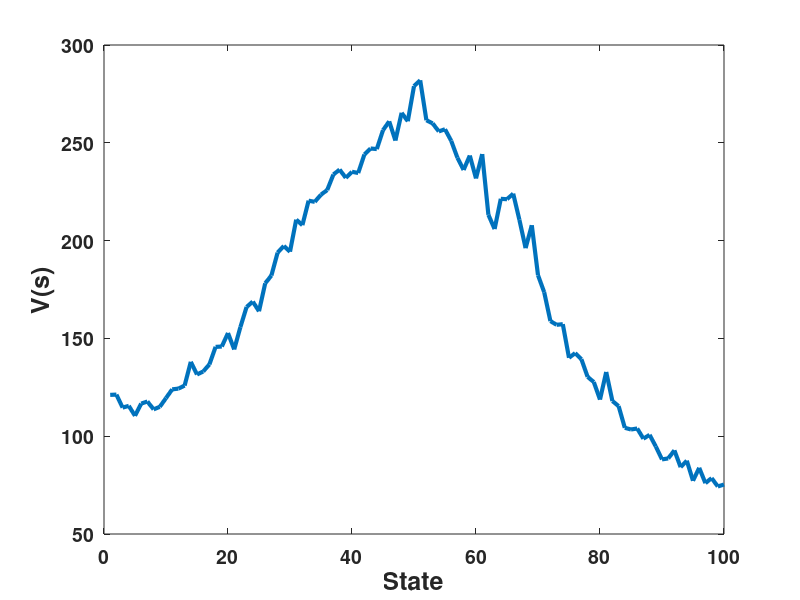

The MATLAB script that drew this image:
clc;
clear
close all

N               = 100;
V               = zeros(N,1);
Returns         = cell(N,1);

for Episode = 1:50
    
    stateHistory    = zeros(100,1);
    rewardHistory   = zeros(100,1);
    
    % Episode:
    episodeLength   = 500;
    
    % Start halfway:
    state           = floor(N/2);
    
    % Start at 1:
    %state           = 1;
    
    for k=1:episodeLength
        
        % Deterministic action +1
        %action              = 1;
        
        % Random action -5/+5:
        action              = round(rand*10-5);
        
        % Random action 0/10:
        %action              = floor(rand*10);
                
        newState            = state + action;
        
        if newState>N
            newState=N;
            state = N;
        elseif newState<1
            state = 1;
        else
            state = newState; 
        end
        
        % Increasing reward with state number:
        %reward              = newState/N-0.5;
        
        % High reward in center
        reward              = 1-1/50*abs(50-newState);
        
        % Reward for specific state range:
        %reward              = (newState>20 && newState<30); 
        
        stateHistory(k,1)   = state;
        
        rewardHistory(k,1)  = reward;
        
    end
    
    for i=1:episodeLength
        sIdx                        = find(stateHistory==stateHistory(i));
        
        sIdx                        = sIdx(1);
        
        % Mean of obtained rewards:
        R                           = sum(rewardHistory(sIdx:end,1));% / length(rewardHistory(sIdx:end,1));
        
        Returns{stateHistory(i)}    =  [Returns{stateHistory(i)};R];
        
        V(stateHistory(i))          = mean(Returns{stateHistory(i)});
    end
end

plot(V,'LineWidth',3)
set(gca,'FontSize',14,'FontWeight','bold')
xlabel('State','FontSize',18,'FontWeight','bold')
ylabel('V(s)','FontSize',18,'FontWeight','bold')